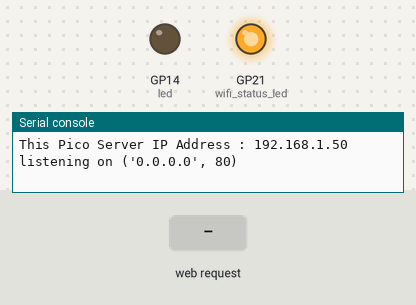
Bench run of a program on a simulated Raspberry Pi Pico running MicroPython. Shown: output pins drawn as LEDs (lit = HIGH), the last lines printed to the serial console. The inputs (shaded band) are chosen by the test bench. WiFi joins after 1.5 s; values from a settings file that is not in the repository are placeholders.

Above: at 2.7 s.
2.8 s: HTTP request GET /?led=on received
At 3.5 s:
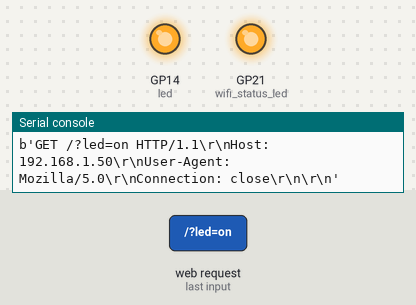
4.3 s: HTTP request GET /?led=off received
At 4.6 s:
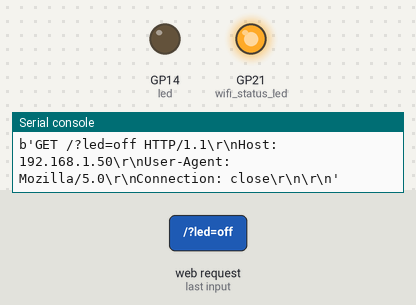
Timing chart, 0 to 7.3 s (numbered marks = the images above; inputs shaded):
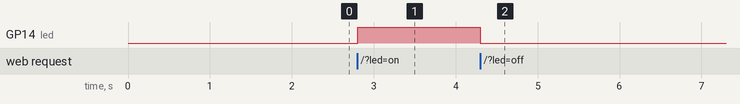

The program:

controllingledfrombrowser.py
```python
#Reference
#https://core-electronics.com.au/guides/raspberry-pi-pico-w-create-a-simple-http-server/
#Library
from machine import Pin
import network

#create an external python file to store the SSID and Password
import wificonfig

#setup
connected_to_wifi=False

#obtain the ssid and password from the external file
ssid='ASUS'
password='Study090317'
#this led's purpose is to tell us that wifi is connected
wifi_status_led=Pin(21,Pin.OUT)
wifi_status_led.off()

led=Pin(14,Pin.OUT)

#connecting to wifi
print('connecting to wifi...')
wlan = network.WLAN(network.STA_IF)
wlan.active(True)
wlan.connect(ssid, password)

while connected_to_wifi == False:

    if wlan.isconnected():
        connected_to_wifi = True
        print(wlan.status(), ' wlan status 3 means connected ')
        wifi_status_led.on()

print('Connected to :' ,wlan.ifconfig() )
print('This Pico Server IP Address :' ,wlan.ifconfig()[0])

html = """<!DOCTYPE html><html>
<head><meta name="viewport" content="width=device-width, initial-scale=1">
<link rel="icon" href="data:,">
<style>html { font-family: Helvetica; display: inline-block; margin: 0px auto; text-align: center;}
.buttonGreen { background-color: #4CAF50; border: 2px solid #000000;; color: white; padding: 15px 32px; text-align: center; text-decoration: none; display: inline-block; font-size: 16px; margin: 4px 2px; cursor: pointer; }
.buttonRed { background-color: #D11D53; border: 2px solid #000000;; color: white; padding: 15px 32px; text-align: center; text-decoration: none; display: inline-block; font-size: 16px; margin: 4px 2px; cursor: pointer; }
text-decoration: none; font-size: 30px; margin: 2px; cursor: pointer;}
</style></head>
<body><center><h1>Control Panel</h1></center><br><br>
<form><center>
<center> <button class="buttonGreen" name="led" value="on" type="submit">LED ON</button>
<br><br>
<center> <button class="buttonRed" name="led" value="off" type="submit">LED OFF</button>
</form>
<br><br>
<br><br>
<p>%s<p></body></html>
"""

# Open socket
import socket
addr = socket.getaddrinfo('0.0.0.0', 80)[0][-1]
s = socket.socket()
s.bind(addr)
s.listen(1)
print('listening on', addr)

#this will run only once
"""
cl, addr = s.accept()
request = cl.recv(1024)
request = str(request)
stateis = 'OK' # ledState + " and " + buttonState
response = html % stateis
cl.send('HTTP/1.0 200 OK\r\nContent-type: text/html\r\n\r\n')
cl.send(response)
cl.close()
"""


# Listen for connections, serve client
while True:
    try:
        cl, addr = s.accept()
        print('client connected from', addr)
        request = cl.recv(1024)
        print("request:")
        print(request)
        request = str(request)
        led_on = request.find('led=on')
        led_off = request.find('led=off')

        if led_on == 8:
            led.on()
        else:
            led.off()


        ledState = "LED is OFF" if led.value() == 0 else "LED is ON" # a compact if-else statement

        # Create and send response
        stateis =  ledState
        response = html % stateis
        cl.send('HTTP/1.0 200 OK\r\nContent-type: text/html\r\n\r\n')
        cl.send(response)
        cl.close()

    except OSError as e:
        cl.close()
        print('connection closed')

 
```

Measured:
- after the input at 2.8 s, GP14 (led): LOW → HIGH at once
- after the input at 4.3 s, GP14 (led): HIGH → LOW at once
